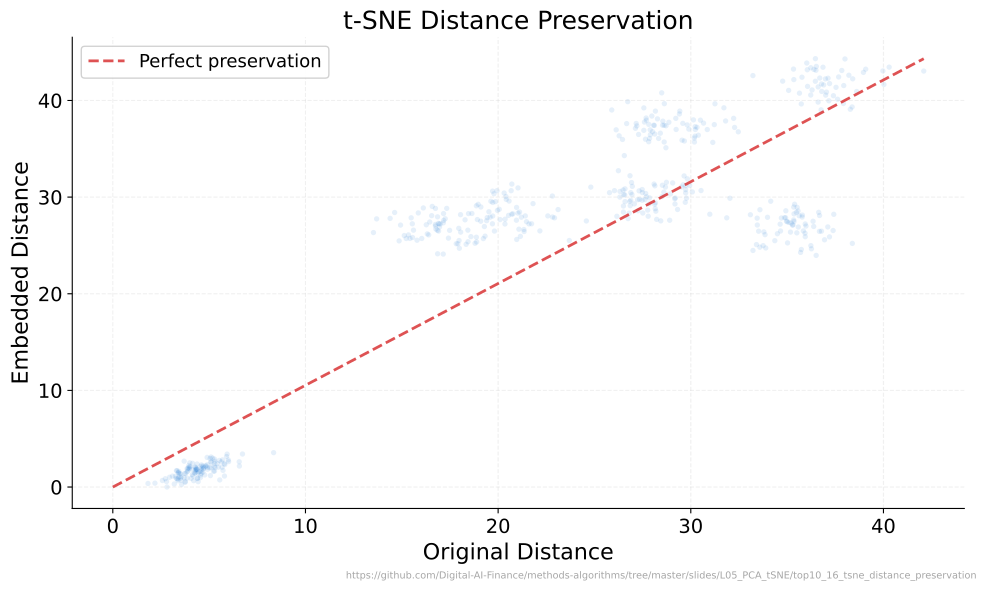

Reproduce this figure in Python.
"""t-SNE Distance Preservation - Original vs embedded pairwise distances."""
import matplotlib.pyplot as plt
import numpy as np
from pathlib import Path
from sklearn.manifold import TSNE
from sklearn.datasets import make_blobs
from sklearn.metrics import pairwise_distances
import sys
sys.path.insert(0, str(Path(__file__).resolve().parents[3] / 'templates'))
from chart_style import apply_style, COLORS, MLPURPLE, MLBLUE, MLORANGE, MLGREEN, MLRED, MLLAVENDER
apply_style()

CHART_METADATA = {
    "title": "t-SNE Distance Preservation",
    "description": "Scatter of original pairwise distances vs t-SNE embedded distances",
    "url": "https://github.com/Digital-AI-Finance/methods-algorithms/tree/master/slides/L05_PCA_tSNE/top10_16_tsne_distance_preservation"
}


X, y = make_blobs(n_samples=200, n_features=10, centers=4, random_state=42)

tsne = TSNE(n_components=2, random_state=42, perplexity=30, learning_rate='auto')
X_emb = tsne.fit_transform(X)

dist_orig = pairwise_distances(X)
dist_emb = pairwise_distances(X_emb)

np.random.seed(42)
n = len(X)
triu_idx = np.triu_indices(n, k=1)
all_pairs = len(triu_idx[0])
sample_idx = np.random.choice(all_pairs, size=min(500, all_pairs), replace=False)
d_orig = dist_orig[triu_idx[0][sample_idx], triu_idx[1][sample_idx]]
d_emb = dist_emb[triu_idx[0][sample_idx], triu_idx[1][sample_idx]]

fig, ax = plt.subplots()
ax.scatter(d_orig, d_emb, alpha=0.1, s=15, c=MLBLUE, edgecolors='none')

max_val = max(d_orig.max(), d_emb.max())
ax.plot([0, d_orig.max()], [0, d_emb.max() * d_orig.max() / d_orig.max()],
        color=MLRED, linestyle='--', linewidth=2, label='Perfect preservation', alpha=0.8)

ax.set_xlabel('Original Distance')
ax.set_ylabel('Embedded Distance')
ax.set_title('t-SNE Distance Preservation')
ax.legend(loc='upper left', framealpha=0.9)

plt.figtext(0.99, 0.01, CHART_METADATA['url'],
            fontsize=7, color='gray', ha='right', va='bottom', alpha=0.7)
plt.tight_layout()
plt.savefig(Path(__file__).parent / 'chart.pdf', dpi=300, bbox_inches='tight', facecolor='white')
plt.close()
print("Chart saved: top10_16_tsne_distance_preservation/chart.pdf")
